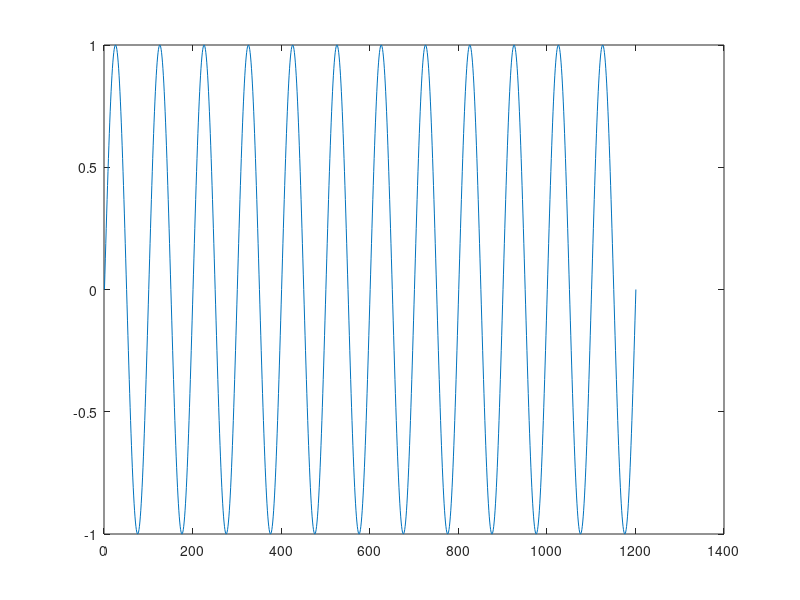
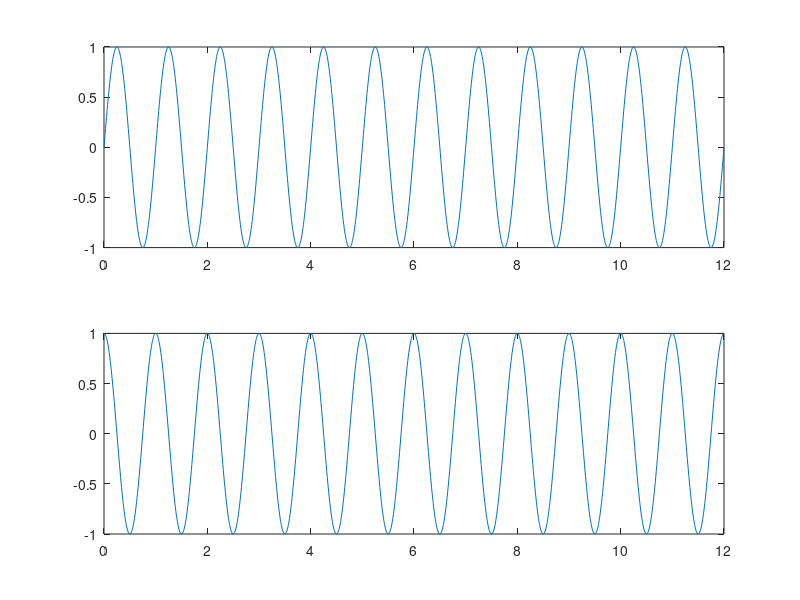

Here is the MATLAB script that generated these plots, in order: (Note: this script raises an error after producing the figures.)
%exercice 4: 

t=[0:0.01:12]
x1=sin(2*pi*t)
x2=cos(2*pi*t)
%4.1. tracer de x1 en fonction du temp
figure(1)
plot(x1) %trace les valeurs de x en fonction de leurs indices
figure(2)
plot(t,x1) %trace les valeurs de x en fonction de t

%4.2. titre et etiquette au axes du graphique
title('sin(2pit)')
xlabel("t")
ylabel('x1')

%4.3. commande hold on
plot(x1,t)
hold on
plot(x2,t) 

%4.4. commande supblot
subplot(2,1,1); plot(t,x1);
subplot(2,1,2); plot(t,x2);

%4.5. 
plot(t,x,"r--o")
plot(x,y1,'r:+')

%4.6
x= 0:pi/100:2*pi;
y1=sin(x);
y2=sin(x-.25);
plot(x,y1,x,y2)
legent('sin(x)','sin(x-.25)')

%4.7.
x=1:10;
y=sin(x);
stem(x,y);
plot(x,y)
bar(x,y)

%4.8
x=-pi:pi/20:pi;
plot(x,exp(-x.^2));
hold on
bar(x,exp(-x.^2),'g');
hold off
stem(x,exp(-x.^2),'r');
